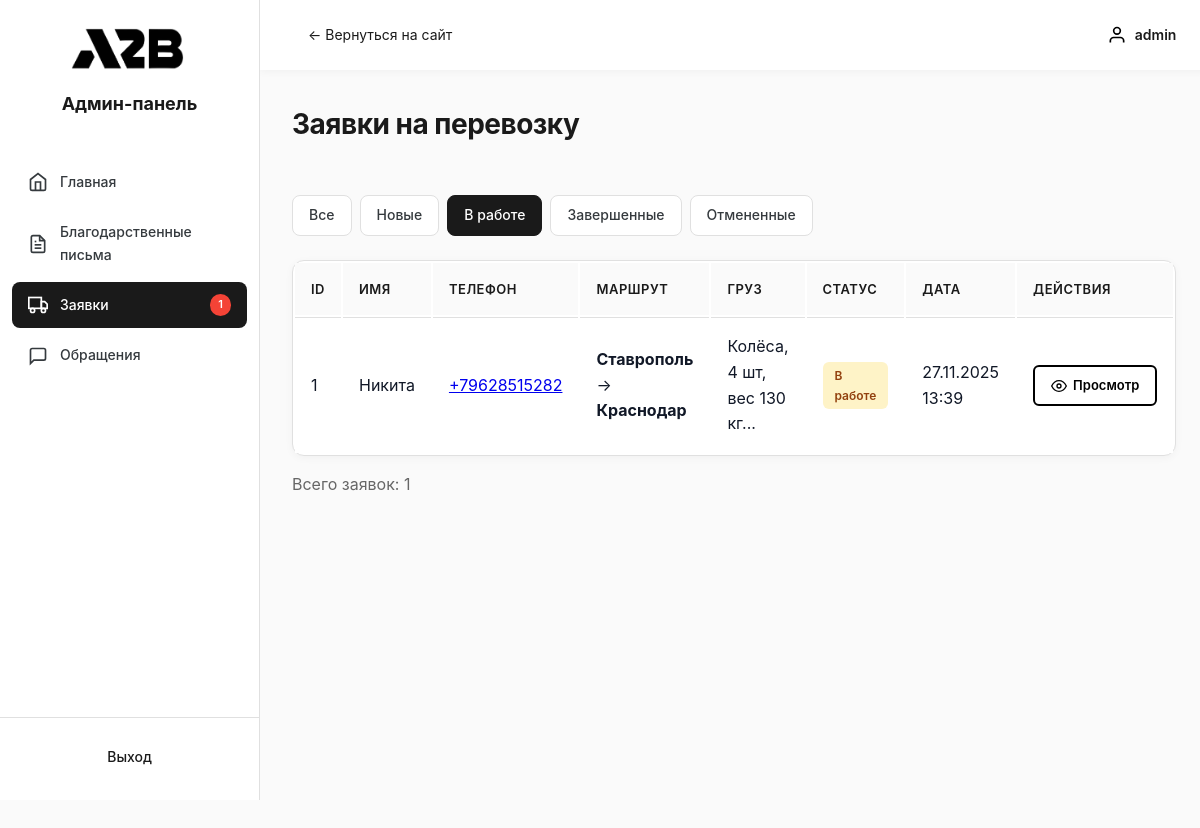
The page /public/admin/pages/orders.php?status=in_progress (signed in) on the database its author committed.
### tables this page shows
CREATE TABLE `orders` (
  `id` int(11) NOT NULL,
  `user_id` int(11) DEFAULT NULL COMMENT 'ID пользователя',
  `name` varchar(255) NOT NULL COMMENT 'Имя клиента',
  `phone` varchar(50) NOT NULL COMMENT 'Телефон',
  `cargo_description` text NOT NULL COMMENT 'Описание груза',
  `city_from` varchar(255) NOT NULL COMMENT 'Город отправления',
  `city_to` varchar(255) NOT NULL COMMENT 'Город назначения',
  `status` enum('new','in_progress','completed','cancelled') DEFAULT 'new' COMMENT 'Статус заявки',
  `created_at` timestamp NOT NULL DEFAULT current_timestamp() COMMENT 'Дата создания',
  `updated_at` timestamp NOT NULL DEFAULT current_timestamp() ON UPDATE current_timestamp() COMMENT 'Дата обновления'
);

### public/admin/pages/orders.php (the view, shortened to what this page needs)
<?php
$database = new Database();
$db = $database->getConnection();
$status_filter = $_GET['status'] ?? '';
$query = "SELECT * FROM orders";
if ($status_filter) {
    $query .= " WHERE status = :status";
}
$query .= " ORDER BY created_at DESC";
$stmt = $db->prepare($query);
if ($status_filter) {
    $stmt->bindParam(':status', $status_filter);
}
$stmt->execute();
$orders = $stmt->fetchAll(PDO::FETCH_ASSOC);
$count = count($orders);
?>
<!DOCTYPE html>
<html lang="ru">
<head>
    <link rel="stylesheet" href="../css/admin.css">
</head>
<body>
    <div class="admin-layout">
        <?php include '../includes/sidebar.php'; ?>
        <div class="admin-main">
            <?php include '../includes/header.php'; ?>
            <div class="admin-content">
                <div class="content-header">
                    <h1 class="page-title">Заявки на перевозку</h1>
                </div>
                <div class="filters">
                    <a href="orders.php" class="filter-btn <?php echo !$status_filter ? 'active' : ''; ?>">Все</a>
                    <a href="orders.php?status=new" class="filter-btn <?php echo $status_filter == 'new' ? 'active' : ''; ?>">Новые</a>
                    <a href="orders.php?status=in_progress" class="filter-btn <?php echo $status_filter == 'in_progress' ? 'active' : ''; ?>">В работе</a>
                    <a href="orders.php?status=completed" class="filter-btn <?php echo $status_filter == 'completed' ? 'active' : ''; ?>">Завершенные</a>
                    <a href="orders.php?status=cancelled" class="filter-btn <?php echo $status_filter == 'cancelled' ? 'active' : ''; ?>">Отмененные</a>
                </div>
                <table class="data-table">
                    <thead>
                        <tr>
                            <th>ID</th>
                            <th>Имя</th>
                            <th>Телефон</th>
                            <th>Маршрут</th>
                            <th>Груз</th>
                            <th>Статус</th>
                            <th>Дата</th>
                            <th>Действия</th>
                        </tr>
                    </thead>
                    <tbody>
                        <?php foreach ($orders as $row): ?>
                        <tr>
                            <td><?php echo $row['id']; ?></td>
                            <td><?php echo htmlspecialchars($row['name']); ?></td>
                            <td><a href="tel:<?php echo htmlspecialchars($row['phone']); ?>"><?php echo htmlspecialchars($row['phone']); ?></a></td>
                            <td>
                                <strong><?php echo htmlspecialchars($row['city_from']); ?></strong>
                                →
                                <strong><?php echo htmlspecialchars($row['city_to']); ?></strong>
                            </td>
                            <td class="text-preview"><?php echo mb_substr(htmlspecialchars($row['cargo_description']), 0, 40); ?>...</td>
                            <td>
                                <?php
                                $status_labels = [
                                    'new' => ['Новая', 'status-new'],
                                    'in_progress' => ['В работе', 'status-progress'],
                                    'completed' => ['Завершена', 'status-completed'],
                                    'cancelled' => ['Отменена', 'status-cancelled']
                                ];
                                $status_info = $status_labels[$row['status']];
                                ?>
                                <span class="status <?php echo $status_info[1]; ?>">
                                    <?php echo $status_info[0]; ?>
                                </span>
                            </td>
                            <td><?php echo date('d.m.Y H:i', strtotime($row['created_at'])); ?></td>
                            <td class="actions">
                                <a href="order-view.php?id=<?php echo $row['id']; ?>" class="btn btn-view">
                                    <svg viewBox="0 0 24 24" width="16" height="16" stroke="currentColor" fill="none" stroke-width="2">
                                        <path d="M1 12s4-8 11-8 11 8 11 8-4 8-11 8-11-8-11-8z"></path>
                                        <circle cx="12" cy="12" r="3"></circle>
                                    </svg>
                                    Просмотр
                                </a>
                            </td>
                        </tr>
                        <?php endforeach; ?>
                    </tbody>
                </table>
                <?php if ($count > 0): ?>
                <p style="margin-top: 16px; color: #666;">Всего заявок: <?php echo $count; ?></p>
                <?php endif; ?>
            </div>
        </div>
    </div>
</body>
</html>

### public/admin/css/admin.css (style rules this page uses)
:root { --color-onyx: #222526; --color-graphite: #353A3E; --color-platinum: #E0E0E0; --color-jet-black: #1A1A1A; --color-ash: #BFBFBF; --color-white: #ffffff; --color-primary: var(--color-jet-black); --color-primary-hover: var(--color-graphite); --color-text: var(--color-jet-black); --color-text-secondary: var(--color-graphite); --color-text-light: var(--color-ash); --color-background: #fafafa; --color-border: #e0e0e0; --color-success: #4CAF50; --color-warning: #FF9800; --color-error: #f44336; --color-info: #2196F3; --shadow-sm: 0 2px 8px rgba(0, 0, 0, 0.04); --shadow-md: 0 4px 12px rgba(0, 0, 0, 0.08); --shadow-lg: 0 8px 24px rgba(0, 0, 0, 0.12); }
* { margin: 0; padding: 0; box-sizing: border-box; }
body { font-family: -apple-system, BlinkMacSystemFont, 'Segoe UI', Roboto, 'Helvetica Neue', Arial, sans-serif; background: var(--color-background); color: var(--color-text); line-height: 1.6; }
.admin-layout { display: flex; min-height: 100vh; }
.admin-main { flex: 1; margin-left: 260px; display: flex; flex-direction: column; }
.admin-content { padding: 32px; flex: 1; background: var(--gray-50); min-height: 100vh; }
.page-title { font-size: 28px; font-weight: 700; color: var(--gray-900); margin-bottom: 24px; }
.content-header { display: flex; justify-content: space-between; align-items: center; margin-bottom: 24px; background: transparent; }
.btn { padding: 10px 20px; border: 2px solid #000; border-radius: 8px; cursor: pointer; text-decoration: none; display: inline-flex; align-items: center; gap: 8px; font-size: 14px; font-weight: 500; transition: all 0.2s; background: white; color: #000; }
.btn-view { background: white; color: #000; border: 2px solid #000; padding: 6px 12px; font-size: 13px; }
.btn svg { width: 16px; height: 16px; stroke: currentColor; fill: none; stroke-width: 2; stroke-linecap: round; stroke-linejoin: round; }
.data-table { width: 100%; background: white; border-radius: 12px; overflow: visible; border: 1px solid var(--gray-200); margin-top: 24px; }
.data-table thead { background: var(--gray-50); }
.data-table th { padding: 16px; text-align: left; font-weight: 600; font-size: 13px; color: var(--gray-700); text-transform: uppercase; letter-spacing: 0.5px; background: var(--gray-50); }
.data-table td { padding: 16px; border-top: 1px solid var(--gray-200); color: var(--gray-900); background: white; }
.data-table tbody tr { background: white; }
.text-preview { max-width: 300px; }
.status { padding: 4px 12px; border-radius: 6px; font-size: 12px; font-weight: 600; display: inline-block; }
.status-progress { background: #FEF3C7; color: #92400E; }
.actions { display: flex; gap: 8px; }
.filters { display: flex; gap: 8px; margin-bottom: 24px; flex-wrap: wrap; }
.filter-btn { padding: 8px 16px; border-radius: 8px; text-decoration: none; font-size: 14px; font-weight: 500; color: var(--gray-700); background: white; border: 1px solid var(--gray-200); transition: all 0.2s; }
.filter-btn.active { background: var(--primary); color: white; border-color: var(--primary); }
.data-table tbody tr { display: table-row !important; visibility: visible !important; opacity: 1 !important; }
.data-table tbody td { display: table-cell !important; visibility: visible !important; color: #111827 !important; }
.btn-view { display: inline-flex; align-items: center; gap: 4px; }
.data-table { background: var(--color-white); border-radius: 12px; box-shadow: var(--shadow-sm); border: 1px solid var(--color-border); }
.data-table thead { background: var(--color-background); }
.data-table th { color: var(--color-text); }
.data-table td { border-top: 1px solid var(--color-border); color: var(--color-text-secondary); }
.filter-btn { background: var(--color-white); border: 1px solid var(--color-border); color: var(--color-text-secondary); }
.filter-btn.active { background: var(--color-primary); border-color: var(--color-primary); color: var(--color-white); }
.page-title { color: var(--color-text); letter-spacing: -0.5px; }
.btn-view { background: white; color: #000; border: 2px solid #000; padding: 8px 16px; border-radius: 6px; font-size: 13px; font-weight: 600; cursor: pointer; transition: all 0.3s ease; text-decoration: none; display: inline-flex; align-items: center; gap: 6px; }
.btn-view svg { width: 16px; height: 16px; }

### rows shown on the page
orders: id "1", name "Никита", phone "+79628515282", city_from "Ставрополь", city_to "Краснодар", cargo_description "Колёса, 4 шт, вес 130 кг", status "В работе", created_at "27.11.2025 13:39"

### other values the page prints
$new_orders_count "1"
$_SESSION['admin_username'] "admin"
$count "1"
